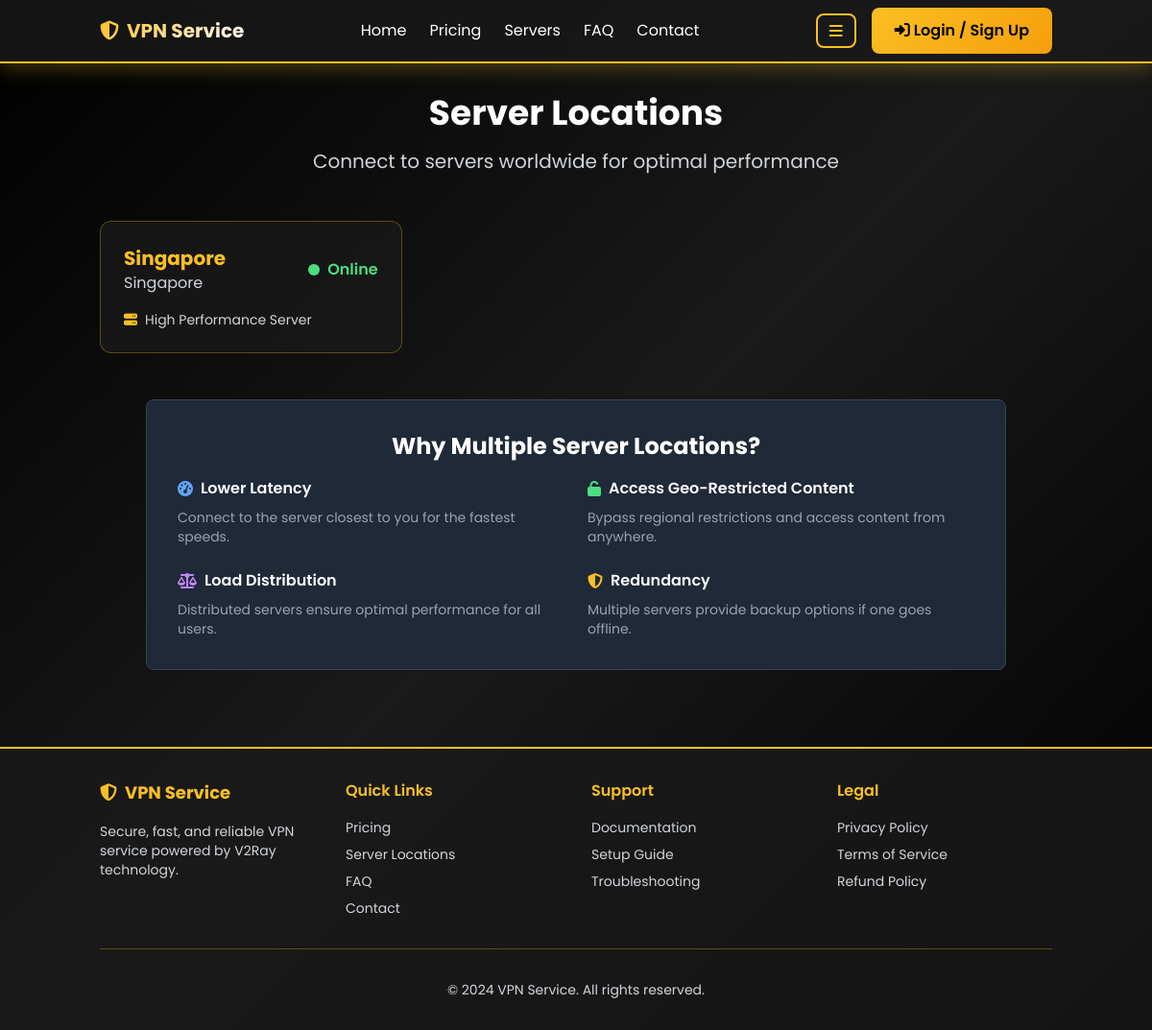
The page /servers on the database its author committed.
### tables this page shows
CREATE TABLE servers (
                id INTEGER PRIMARY KEY AUTOINCREMENT,
                name TEXT NOT NULL,
                country TEXT NOT NULL,
                city TEXT NOT NULL,
                status TEXT DEFAULT 'online',
                location_code TEXT,
                created_at TEXT DEFAULT CURRENT_TIMESTAMP,
                is_active INTEGER DEFAULT 1
            );

### app.py (the view)
@app.route('/servers')
def servers():
    server_list = get_all_servers()
    servers_data = [dict(s) for s in server_list if s['is_active']]
    return render_template('servers.html', servers=servers_data)

### admin.py (called while the page is built)
def get_all_servers():
    return db.execute_query('SELECT * FROM servers ORDER BY country, city')

### models.py (called while the page is built)
    def get_connection(self):
        conn = sqlite3.connect(self.db_path)
        conn.row_factory = sqlite3.Row
        return conn

    def execute_query(self, query, params=()):
        conn = self.get_connection()
        cursor = conn.cursor()
        cursor.execute(query, params)
        result = cursor.fetchall()
        conn.commit()
        conn.close()
        return result

### templates/servers.html (shortened to what this page needs)
{% extends "base.html" %}
{% block content %}
<div class="text-center mb-12">
    <h1 class="text-4xl font-bold mb-4">Server Locations</h1>
    <p class="text-xl text-gray-300">Connect to servers worldwide for optimal performance</p>
</div>
<div class="grid grid-cols-1 md:grid-cols-2 lg:grid-cols-3 gap-6 max-w-6xl mx-auto">
    {% for server in servers %}
    <div class="card fade-in-up" style="animation-delay: {{ loop.index0 * 0.1 }}s;">
        <div class="flex items-center justify-between mb-4">
            <div>
                <h3 class="text-xl font-bold text-yellow-400">{{ server['country'] }}</h3>
                <p class="text-gray-300">{{ server['city'] }}</p>
            </div>
            <div class="flex items-center space-x-2">
                {% if server['status'] == 'online' %}
                <span class="w-3 h-3 bg-green-400 rounded-full animate-pulse"></span>
                <span class="text-green-400 font-semibold">Online</span>
                {% elif server['status'] == 'maintenance' %}
                <span class="w-3 h-3 bg-yellow-400 rounded-full animate-pulse"></span>
                <span class="text-yellow-400 font-semibold">Maintenance</span>
                {% else %}
                <span class="w-3 h-3 bg-red-400 rounded-full"></span>
                <span class="text-red-400 font-semibold">Offline</span>
                {% endif %}
            </div>
        </div>
        <div class="flex items-center text-gray-300 text-sm">
            <i class="fas fa-server mr-2 text-yellow-400"></i>
            <span>High Performance Server</span>
        </div>
    </div>
    {% endfor %}
</div>
<div class="mt-12 bg-gray-800 rounded-lg p-8 border border-gray-700 max-w-4xl mx-auto">
    <h2 class="text-2xl font-bold mb-4 text-center">Why Multiple Server Locations?</h2>
    <div class="grid grid-cols-1 md:grid-cols-2 gap-6">
        <div>
            <h3 class="font-semibold mb-2 flex items-center">
                <i class="fas fa-tachometer-alt text-blue-400 mr-2"></i>
                Lower Latency
            </h3>
            <p class="text-gray-400 text-sm">Connect to the server closest to you for the fastest speeds.</p>
        </div>
        <div>
            <h3 class="font-semibold mb-2 flex items-center">
                <i class="fas fa-unlock text-green-400 mr-2"></i>
                Access Geo-Restricted Content
            </h3>
            <p class="text-gray-400 text-sm">Bypass regional restrictions and access content from anywhere.</p>
        </div>
        <div>
            <h3 class="font-semibold mb-2 flex items-center">
                <i class="fas fa-balance-scale text-purple-400 mr-2"></i>
                Load Distribution
            </h3>
            <p class="text-gray-400 text-sm">Distributed servers ensure optimal performance for all users.</p>
        </div>
        <div>
            <h3 class="font-semibold mb-2 flex items-center">
                <i class="fas fa-shield-alt text-yellow-400 mr-2"></i>
                Redundancy
            </h3>
            <p class="text-gray-400 text-sm">Multiple servers provide backup options if one goes offline.</p>
        </div>
    </div>
</div>
{% endblock %}

### static/css/style.css (style rules this page uses)
* { font-family: 'Poppins', sans-serif; }
:root { --bg-primary: #000000; --bg-secondary: #1a1a1a; --bg-card: rgba(26, 26, 26, 0.8); --text-primary: #ffffff; --text-secondary: #e5e5e5; --text-muted: #a3a3a3; --accent-color: #fbbf24; --accent-hover: #f59e0b; --border-color: rgba(251, 191, 36, 0.3); --shadow-color: rgba(251, 191, 36, 0.3); }
body { background: linear-gradient(135deg, var(--bg-primary) 0%, var(--bg-secondary) 50%, var(--bg-primary) 100%); min-height: 100vh; animation: fadeIn 0.6s ease-out; color: var(--text-primary); transition: background 0.3s ease, color 0.3s ease; }
.card { background: var(--bg-card); border: 1px solid var(--border-color); border-radius: 12px; padding: 24px; transition: all 0.4s ease; backdrop-filter: blur(10px); animation: fadeIn 0.6s ease-out; color: var(--text-primary); }
i.fas, i.far { transition: all 0.3s ease; }
.fade-in-up { opacity: 0; transform: translateY(30px); transition: all 0.6s ease-out; }
.fade-in-up.visible { opacity: 1; transform: translateY(0); }
@media (min-width: 1025px) and (max-width: 1440px) { .card { padding: 24px; } }
.max-w-4xl { max-width: 100% !important; }
.max-w-6xl { max-width: 100% !important; }
@media (min-width: 768px) { .max-w-4xl { max-width: 896px !important; } }
@media (min-width: 768px) { .max-w-6xl { max-width: 1152px !important; } }

### rows shown on the page
servers: country "Singapore", city "Singapore", status "online" (drawn)
